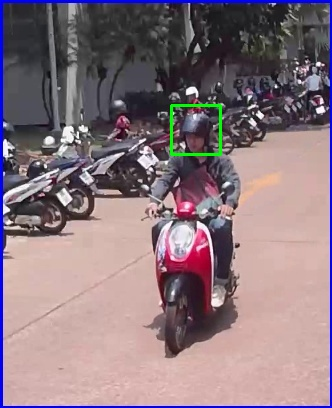
#> input picture data/helmet/helmet-1004607.jpg, 332 x 408 px, given as the content of the folder C:/Users/tawhan/Desktop/helmet-detection/imgData, which was not available
$ python im.py
#> lines starting #> are read from the running program, lines starting #| are printed output that depends on the picture; after the words box and inside, x2 and y2 are one past the last pixel; in counts of white or black regions, pixels touching at a corner belong together; pictures that were not available may be replaced by others from this repository, and a replacement may not be noted
import cv2
import os
import time
from random import *
# Load the cascade
#face_cascade = cv2.CascadeClassifier('cascade.xml')
#cap1 = cv2.imread('imgDetection/img2.jpg')

# Read the input image

# Convert into grayscale
path ='C:/Users/tawhan/Desktop/helmet-detection/imgData'

# Draw rectangle around the faces
imagePaths = [os.path.join(path,f) for f in os.listdir(path)]
#print(imagePaths)

helmet_cascade = cv2.CascadeClassifier('cascade/helmet7_cascade.xml')
no_helmet_cascade = cv2.CascadeClassifier('cascade/test3_cascade.xml')
    #no_helmet_cascade = cv2.CascadeClassifier('cascade/no_helmet_4_cascade.xml')
m=0
m2=0
for imagePath in imagePaths:
    base=os.path.basename(imagePath)
    BASE=os.path.splitext(base)[0]

    img = cv2.imread(imagePath)
#> img is the input picture: shape (408, 332, 3); mean B, G, R 126.1, 119, 138.3
    gray = cv2.cvtColor(img, cv2.COLOR_BGR2GRAY)
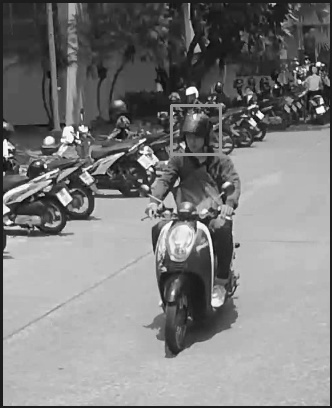
#> gray: shape (408, 332); min 6, max 255, mean 125.6
# Detect faces
    helmet = helmet_cascade.detectMultiScale(gray,1.5,3)#,1.2,10
#> helmet = [[169, 102, 54, 54]]
    no_helmet = no_helmet_cascade.detectMultiScale(gray,1.1,3)#,1.2,10
#> no_helmet = ()
    #no_Helmet = no_helmet_cascade.detectMultiScale(gray,1.3,60)
    # gray,1.03,3) = 242
    #(gray,1.1,3) =37
    #(gray,1.03,5) =35
    c=0
    i=0
    n=0
    #m+=1

    c2=0
    i2=0
    n2=0
    #m2+=1
    for (x, y, w, h) in helmet:
        cv2.rectangle(gray, (x, y), (x+w, y+h), (255, 255, 255), 1)
        c=c+1
        x1 = randint(1,9999999)
        cv2.imwrite('imgDetection/h/helmet'+str(x1)+".png",gray[y:y+h,x:x+w])#37
        cv2.imshow('show2',gray[y:y+h,x:x+w])
        #cv2.imwrite("/data/helmet/"+str(x1)+".jpg",gray[y:y+h,x:x+w])#37
        m+=1
#> this loop made 1 pass
#> (x, y, w, h, c, x1, m) on pass 1: (169, 102, 54, 54, 1, 6463344, 1)
#> pass 1, `cv2.imwrite('imgDetection/h/helmet'+str(x1)+".png",gray[y:y+h,x:x+w])#37`:
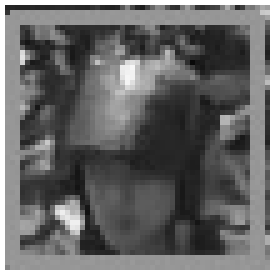
#> saved as helmet6463344.png: shape (54, 54) (shown 5 times larger); min 9, max 255, mean 99.4
#> after the loop:
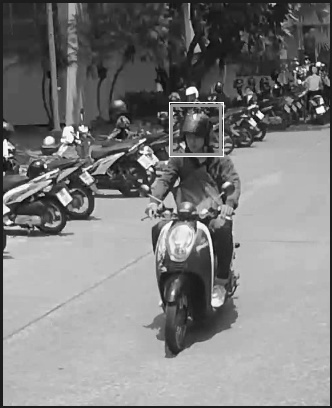
#> gray: shape (408, 332); 0.16% of pixels changed, all inside (x1, y1, x2, y2) = (169, 102, 224, 157)
#> after the loop, c = 1; m = 1
        #i+=1
    for (x, y, w, h) in no_helmet:
        cv2.rectangle(img, (x, y), (x+w, y+h), (0, 0, 255), 2)
        c2+=1
        x12 = randint(1,9999999)
        cv2.imwrite("imgDetection/nh/no-helmet/1"+str(x12)+".jpg",gray[y:y+h,x:x+w])#37
        cv2.imshow('show3',gray[y:y+h,x:x+w])
        m2+=1
#> this loop made 0 passes
#> after the loop, c2 = 0; m2 = 0

    if(c==0):
        x1 = randint(100,9999999)
        cv2.imwrite("imgDetection/u/unknown1"+str(BASE)+".jpg",gray)#751
        cv2.imshow('show4',gray)
    if(c2==0):
        x1 = randint(100,9999999)
        cv2.imwrite("imgDetection/u/unknown2"+str(BASE)+".jpg",gray)#751
        cv2.imshow('show5',gray)

    print(BASE)

    #cv2.imshow('show',gray)
    # print(m)
    cv2.waitKey(30)
    #time.sleep(1)
    cv2.destroyAllWindows()
print("มีหมวก =")
print(m)
#| 1
print("ไม่มีหมวก =")
print(m2)
#| 0

$ run again, on data/helmet/helmet-17600.jpg
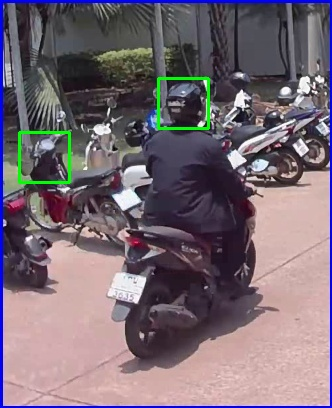
#> input picture data/helmet/helmet-17600.jpg, 332 x 408 px, given as the content of the folder C:/Users/tawhan/Desktop/helmet-detection/imgData, which was not available
#> img is the input picture: shape (408, 332, 3); mean B, G, R 115, 105.8, 119.1
#> helmet = [[157, 75, 54, 54]]
#> no_helmet = ()
#> the loop `for (x, y, w, h) in helmet:` made 1 pass
#> (x, y, w, h, c, x1, m) on pass 1: (157, 75, 54, 54, 1, 6463344, 1)
#> pass 1, `cv2.imwrite('imgDetection/h/helmet'+str(x1)+".png",gray[y:y+h,x:x+w])#37`:
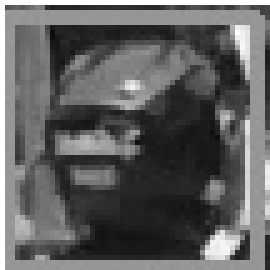
#> saved as helmet6463344.png: shape (54, 54) (shown 5 times larger); min 12, max 255, mean 96
#> after the loop `for (x, y, w, h) in helmet:`:
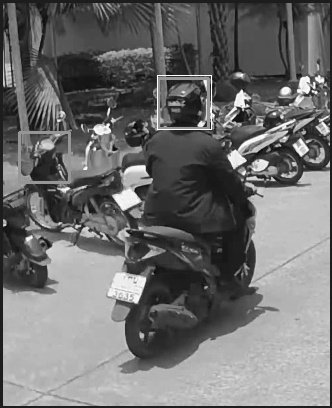
#> gray: shape (408, 332); min 1, max 255, mean 111.1
#> after the loop `for (x, y, w, h) in helmet:`: c = 1
#> after the loop `for (x, y, w, h) in no_helmet:`: c2 = 0
#| 1
#| 0

$ run again, on data/helmet/helmet-2249687.jpg
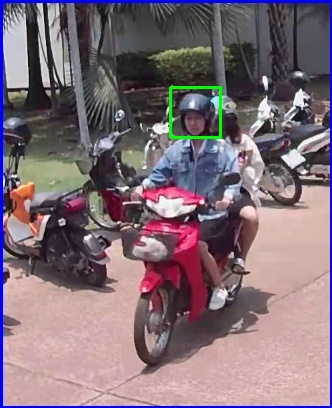
#> input picture data/helmet/helmet-2249687.jpg, 332 x 408 px, given as the content of the folder C:/Users/tawhan/Desktop/helmet-detection/imgData, which was not available
#> img is the input picture: shape (408, 332, 3); mean B, G, R 119.1, 110.5, 128.8
#> helmet = [[168, 85, 54, 54]]
#> no_helmet = ()
#> the loop `for (x, y, w, h) in helmet:` made 1 pass
#> (x, y, w, h, c, x1, m) on pass 1: (168, 85, 54, 54, 1, 6463344, 1)
#> pass 1, `cv2.imwrite('imgDetection/h/helmet'+str(x1)+".png",gray[y:y+h,x:x+w])#37`:
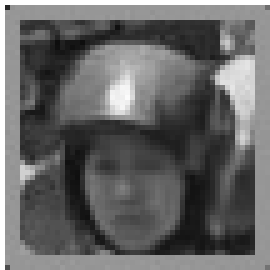
#> saved as helmet6463344.png: shape (54, 54) (shown 5 times larger); min 14, max 255, mean 102.2
#> after the loop `for (x, y, w, h) in helmet:`:
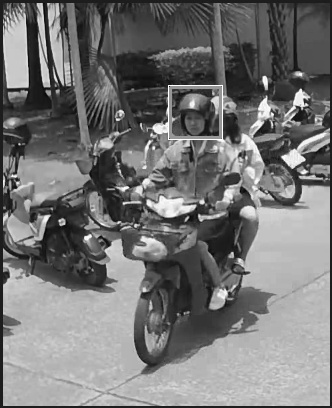
#> gray: shape (408, 332); min 2, max 255, mean 117.2
#> after the loop `for (x, y, w, h) in helmet:`: c = 1
#> after the loop `for (x, y, w, h) in no_helmet:`: c2 = 0
#| 1
#| 0
